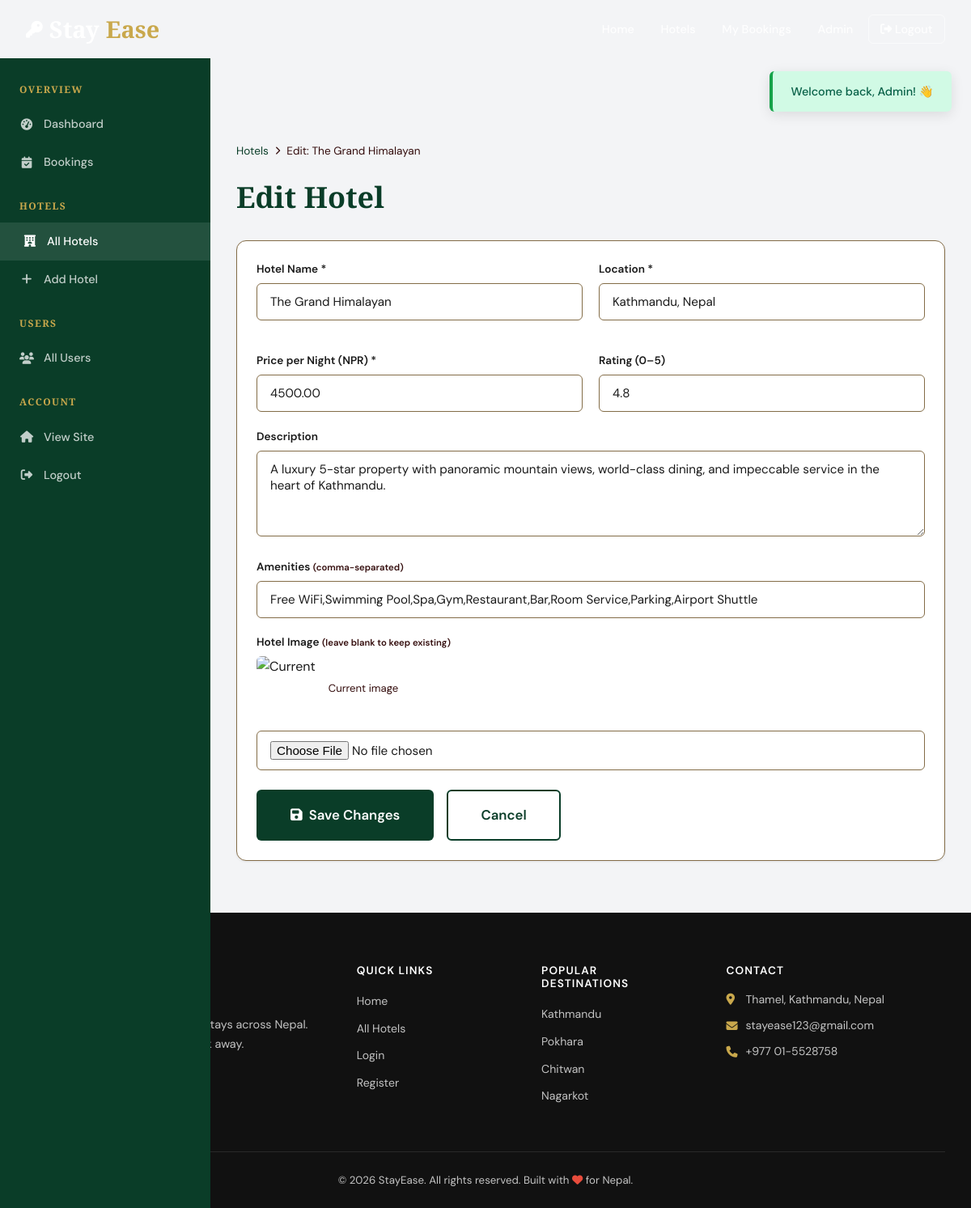
The app's page /admin/edit-hotel.php?id=1 (signed in) with its own data.
### tables this page shows
CREATE TABLE IF NOT EXISTS hotels (
    id          INT AUTO_INCREMENT PRIMARY KEY,
    name        VARCHAR(150)  NOT NULL,
    location    VARCHAR(200)  NOT NULL,
    price       DECIMAL(10,2) NOT NULL,
    rating      DECIMAL(2,1)  DEFAULT 0.0,
    description TEXT,
    amenities   TEXT,
    image       VARCHAR(255)  DEFAULT 'default.jpg',
    created_at  TIMESTAMP DEFAULT CURRENT_TIMESTAMP
);

### admin/edit-hotel.php (the view, shortened to what this page needs)
<?php
require_once '../config.php';
$id = (int)($_GET['id'] ?? 0);
$stmt = $pdo->prepare("SELECT * FROM hotels WHERE id=?");
$stmt->execute([$id]);
$hotel = $stmt->fetch();
$errors = [];
$data   = $hotel;
include '../includes/header.php';
?>
<div style="padding-top:var(--nav-h)">
<div class="admin-layout">
    <nav class="admin-sidebar">
        <h3>Overview</h3>
        <a href="dashboard.php" class="sidebar-link"><i class="fas fa-tachometer-alt"></i> Dashboard</a>
        <a href="bookings.php"  class="sidebar-link"><i class="fas fa-calendar-check"></i> Bookings</a>
        <h3>Hotels</h3>
        <a href="hotels.php"    class="sidebar-link active"><i class="fas fa-hotel"></i> All Hotels</a>
        <a href="add-hotel.php" class="sidebar-link"><i class="fas fa-plus"></i> Add Hotel</a>
        <h3>Users</h3>
        <a href="users.php"     class="sidebar-link"><i class="fas fa-users"></i> All Users</a>
        <h3>Account</h3>
        <a href="<?= SITE_URL ?>/index.php"  class="sidebar-link"><i class="fas fa-home"></i> View Site</a>
        <a href="<?= SITE_URL ?>/logout.php" class="sidebar-link"><i class="fas fa-sign-out-alt"></i> Logout</a>
    </nav>
    <main class="admin-main">
        <div class="admin-header">
            <div>
                <nav class="breadcrumb">
                    <a href="hotels.php">Hotels</a>
                    <i class="fas fa-chevron-right"></i>
                    <span>Edit: <?= htmlspecialchars($hotel['name']) ?></span>
                </nav>
                <h2>Edit Hotel</h2>
            </div>
        </div>
        <div class="admin-section">
            <div class="admin-section-body">
                <form method="POST" enctype="multipart/form-data" data-validate-form novalidate>
                    <div style="display:grid;grid-template-columns:1fr 1fr;gap:1.25rem">
                        <div class="form-group">
                            <label>Hotel Name *</label>
                            <input type="text" name="name" class="form-control <?= isset($errors['name'])?'error':'' ?>"
                                   value="<?= htmlspecialchars($data['name']) ?>"
                                   data-validate="required|minLen:3" data-label="Hotel name">
                        </div>
                        <div class="form-group">
                            <label>Location *</label>
                            <input type="text" name="location" class="form-control <?= isset($errors['location'])?'error':'' ?>"
                                   value="<?= htmlspecialchars($data['location']) ?>"
                                   data-validate="required" data-label="Location">
                        </div>
                        <div class="form-group">
                            <label>Price per Night (NPR) *</label>
                            <input type="number" name="price" class="form-control"
                                   value="<?= htmlspecialchars($data['price']) ?>"
                                   min="1" step="50">
                        </div>
                        <div class="form-group">
                            <label>Rating (0–5)</label>
                            <input type="number" name="rating" class="form-control"
                                   value="<?= htmlspecialchars($data['rating']) ?>"
                                   min="0" max="5" step="0.1">
                        </div>
                    </div>
                    <div class="form-group">
                        <label>Description</label>
                        <textarea name="description" class="form-control" rows="4"><?= htmlspecialchars($data['description']) ?></textarea>
                    </div>
                    <div class="form-group">
                        <label>Amenities <small style="color:var(--clr-text-muted)">(comma-separated)</small></label>
                        <input type="text" name="amenities" class="form-control"
                               value="<?= htmlspecialchars($data['amenities']) ?>">
                    </div>
                    <div class="form-group">
                        <label>Hotel Image <small style="color:var(--clr-text-muted)">(leave blank to keep existing)</small></label>
                        <div style="display:flex;gap:1rem;align-items:center;margin-bottom:.75rem">
                            <img src="<?= SITE_URL ?>/images/hotels/<?= htmlspecialchars($hotel['image']) ?>"
                                 alt="Current" id="imagePreview"
                                 style="height:80px;border-radius:6px;object-fit:cover"
                                 onerror="this.src='https://images.unsplash.com/photo-1566073771259-6a8506099945?w=200&q=60'">
                            <span style="font-size:.82rem;color:var(--clr-text-muted)">Current image</span>
                        </div>
                        <input type="file" id="hotelImage" name="image" class="form-control" accept="image/jpeg,image/png,image/webp">
                    </div>
                    <div style="display:flex;gap:1rem;margin-top:1.5rem">
                        <button type="submit" class="btn btn-primary btn-lg">
                            <i class="fas fa-save"></i> Save Changes
                        </button>
                        <a href="hotels.php" class="btn btn-outline btn-lg">Cancel</a>
                    </div>
                </form>
            </div>
        </div>
    </main>
</div>
</div>
<?php include '../includes/footer.php'; ?>

### css/style.css (style rules this page uses)
:root { --clr-bg: #f4f4f4; --clr-surface: #f2e9e2; --clr-forest: #0A3D28; --clr-bg: #ffffff; --clr-surface: #FFFFFF; --clr-forest: #0a3d28; --clr-forest-lt: #2D6A4F; --clr-gold: #c9a84c; --clr-gold-lt: #E8C97A; --clr-text: #1A1A1A; --clr-text-muted: #340d0d; --clr-border: #836C47; --clr-danger: #DC2626; --clr-success: #16A34A; --clr-warning: #D97706; --font-display: 'Cormorant Garamond', Georgia, serif; --font-body: 'DM Sans', sans-serif; --shadow-sm: 0 1px 3px rgba(0,0,0,.08); --shadow-md: 0 4px 16px rgba(0,0,0,.10); --shadow-lg: 0 8px 32px rgba(0,0,0,.14); --shadow-xl: 0 20px 60px rgba(0,0,0,.18); --radius-sm: 6px; --radius-md: 12px; --radius-lg: 20px; --radius-xl: 32px; --transition: all .25s cubic-bezier(.4,0,.2,1); --nav-h: 72px; }
*, *::before, *::after { box-sizing: border-box; margin: 0; padding: 0; }
html { scroll-behavior: smooth; font-size: 16px; }
body { font-family: var(--font-body); background: var(--clr-bg); color: var(--clr-text); line-height: 1.6; overflow-x: hidden; }
img { display: block; max-width: 100%; object-fit: cover; }
a { color: inherit; text-decoration: none; }
button { font-family: inherit; cursor: pointer; border: none; }
input, select, textarea { font-family: inherit; }
h1, h2, h3, h4, h5 { font-family: var(--font-display); font-weight: 600; line-height: 1.2; color: var(--clr-forest); }
h2 { font-size: clamp(1.6rem, 3vw, 2.6rem); }
h3 { font-size: 1.5rem; }
.btn { display: inline-flex; align-items: center; gap: .5rem; padding: .75rem 1.75rem; border-radius: var(--radius-sm); font-size: .95rem; font-weight: 600; cursor: pointer; transition: var(--transition); white-space: nowrap; border: 2px solid transparent; }
.btn-primary { background: var(--clr-forest); color: white; }
.btn-outline { background: transparent; border: 2px solid var(--clr-forest); color: var(--clr-forest); }
.btn-lg { padding: 1rem 2.5rem; font-size: 1.05rem; }
.form-group { margin-bottom: 1.2rem; }
.form-group label { display: block; font-size: .85rem; font-weight: 600; color: var(--clr-text); margin-bottom: .4rem; }
.form-control { width: 100%; padding: .75rem 1rem; border: 1.5px solid var(--clr-border); border-radius: var(--radius-sm); font-size: .95rem; color: var(--clr-text); background: var(--clr-bg); transition: var(--transition); outline: none; }
.admin-layout { display: flex; min-height: 100vh; padding-top: var(--nav-h); }
.admin-sidebar { width: 260px; background: var(--clr-forest); color: white; padding: 2rem 0; position: fixed; top: var(--nav-h); bottom: 0; overflow-y: auto; }
.admin-sidebar h3 { color: var(--clr-gold); font-size: .75rem; letter-spacing: .12em; text-transform: uppercase; padding: 0 1.5rem; margin-bottom: .75rem; margin-top: 1.5rem; }
.admin-sidebar h3:first-child { margin-top: 0; }
.sidebar-link { display: flex; align-items: center; gap: .75rem; padding: .75rem 1.5rem; color: rgba(255,255,255,.75); font-size: .9rem; font-weight: 500; transition: var(--transition); }
.sidebar-link:hover, .sidebar-link.active { background: rgba(255,255,255,.1); color: white; padding-left: 1.75rem; }
.sidebar-link i { width: 18px; text-align: center; }
.admin-main { margin-left: 260px; flex: 1; padding: 2rem; }
.admin-header { display: flex; align-items: center; justify-content: space-between; margin-bottom: 2rem; }
.admin-section { background: white; border-radius: var(--radius-md); box-shadow: var(--shadow-sm); border: 1px solid var(--clr-border); overflow: hidden; margin-bottom: 2rem; }
.admin-section-body { padding: 1.5rem; }
.breadcrumb { display: flex; align-items: center; gap: .5rem; font-size: .85rem; color: var(--clr-text-muted); margin-bottom: 1.5rem; }
.breadcrumb a { color: var(--clr-forest); }
.breadcrumb i { font-size: .65rem; }

### admin/edit-hotel.php (style rules this page uses)
body { background:#F3F4F6 }

### records on screen
hotels: name "The Grand Himalayan", location "Kathmandu, Nepal", price "4500.00", rating "4.8", description "A luxury 5-star property with panoramic mountain views, world-class dining, and impeccable service in the heart of Kathmandu.", amenities "Free WiFi,Swimming Pool,Spa,Gym,Restaurant,Bar,Room Service,Parking,Airport Shuttle"

### other values on screen
$data['msg'] "Welcome back, Admin! 👋"
SITE_NAME "StayEase"
